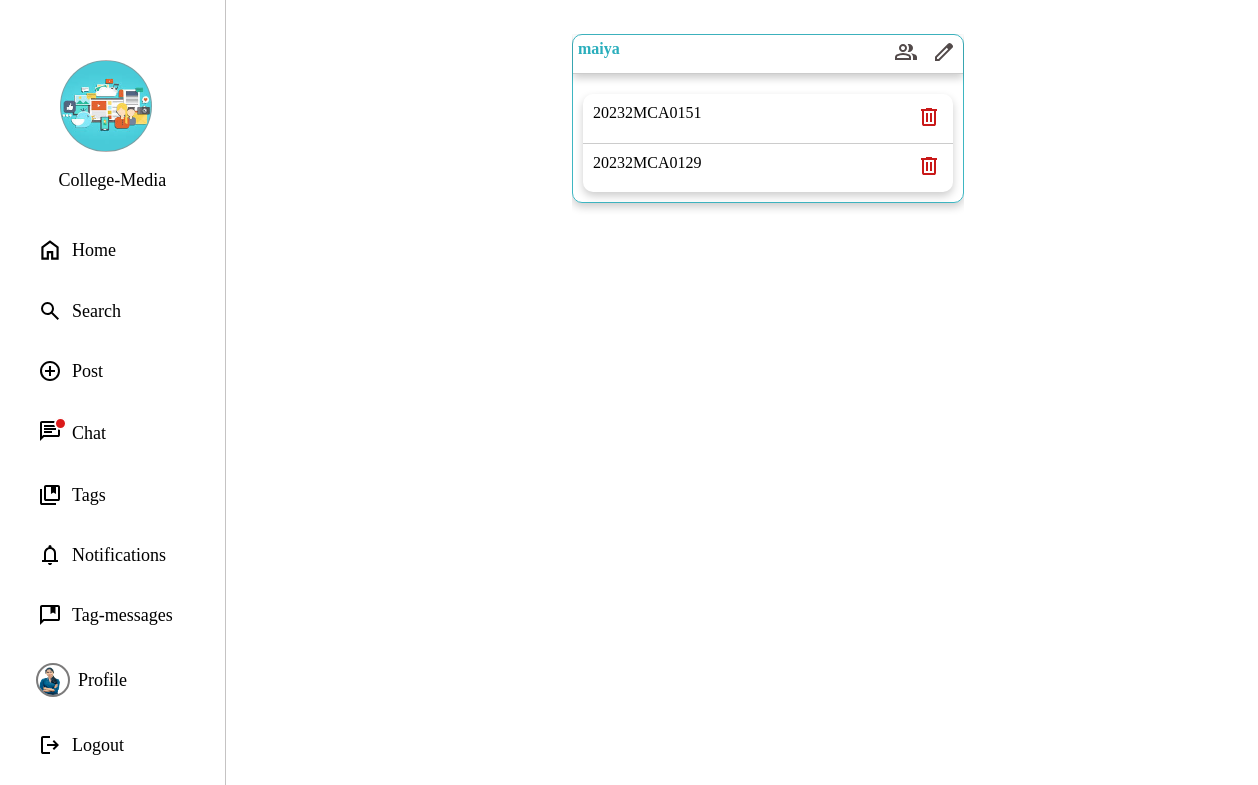
Before: /user_dash/tags (signed in) with the older database file.
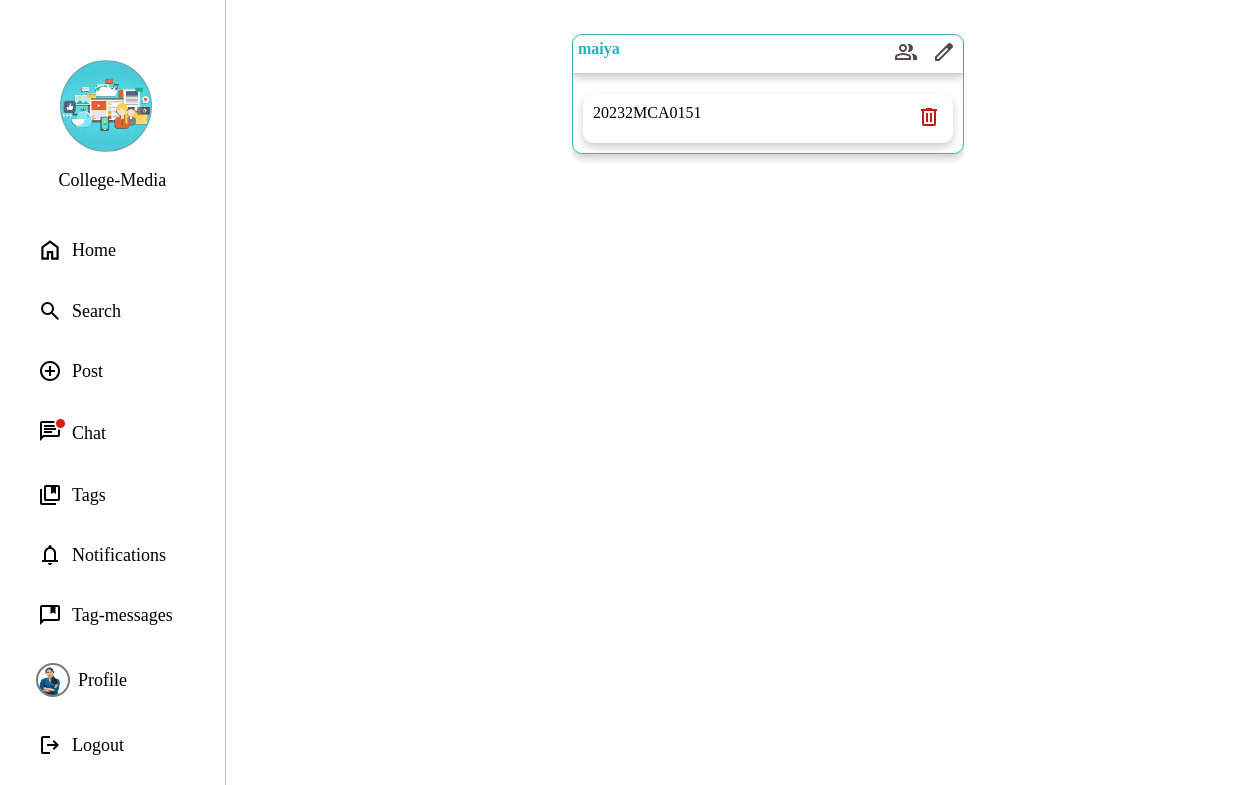
After: the same page with the newer database file.
### user_app/models.py (models this page shows)
class Tag(models.Model):
    tag_given_by=models.ForeignKey(Student,on_delete=models.CASCADE,related_name='tags_given')
    tag_person=models.ForeignKey(Student,on_delete=models.CASCADE,related_name='tags_received')
    tag=models.CharField(max_length=20,blank=True)
    universal=models.BooleanField(default=False)
    def __str__(self):
        return '{}-{}'.format(self.tag,self.tag_person)

### staff_app/models.py (models this page shows)
class Student(models.Model):
    user = models.OneToOneField(CoustomUser, on_delete=models.CASCADE)
    roll_number = models.CharField(max_length=15, unique=True)
    email = models.EmailField(unique=True)
    name=models.CharField(max_length=30, blank=True)
    section=models.CharField(max_length=10, blank=True)
    school=models.CharField(max_length=100, blank=True)
    dob=models.CharField(max_length=20, blank=True)
    profile_image=models.ImageField(upload_to='profile_image/', blank=True, null=True)
    def __str__(self):
        return self.roll_number

### user_app/views.py (the view)
# urls.py: path("tags",views.tags,name="tags"),
def tags(request):
    roll_number=request.user
    roll_number=Student.objects.get(user=roll_number)
    tags=Tag.objects.filter(tag_given_by=roll_number)
    unique_tags = {}
    for tag in tags:
        if tag.tag not in unique_tags:
            unique_tags[tag.tag] = tag
    print("UNIQUE TAGS:",unique_tags)
    only_tags=[]
    for i in unique_tags:
        only_tags.append(i)
        print(only_tags)
    unique_tags_list = list(unique_tags.values())
    print(unique_tags_list)
    taged_persons=Tag.objects.filter(tag__in=only_tags )
    print("_________________________________________________")
    print("total persons",taged_persons)
    return render(request, 'user_pages/user_tags.html', {'tags': unique_tags_list,'taged_persons':taged_persons})

### staff_app/context_processors.py (called while the page is built)
def student_profile(request):
    if request.user.is_authenticated:
        try:
            student = Student.objects.get(user=request.user)
            return {'student_profile': student}
        except Student.DoesNotExist:
            return {}  # No Student instance found
    return {}

### templates/user_pages/user_tags.html (shortened to what this page needs)
{% extends "user_pages/base.html" %}
{% load static %}
{% block content %}
<div class="right">
  <div class="tag-cloud">
    {% for tag in tags %}
    <div class="tag-card">
      <div class="tag-head">
        <div class="tag-title">{{ tag.tag }}</div>
        <div class="button-action">
          <div class="group" id="tag-people" onclick="showTagPerson({{ tag.id }})"></div>
          <div class="edit" onclick="showEditField({{ tag.id }})"></div>
        </div>
      </div>
      <div class="tag-body-p" id="tag-person-{{ tag.id }}">
        {% for person in taged_persons%}
        {% if tag.tag == person.tag %}
        <div class="tagged-people-list">
          <div>{{ person.tag_person }}</div>
          <div class="delete-tag-person">
            <form method="post" action="{% url 'delete_person' person.id %}" style="display:inline;">
              <button type="submit" class="delete"><svg xmlns="http://www.w3.org/2000/svg" height="24px"
                  viewBox="0 -960 960 960" width="24px" fill="#EA3323">
                  <path
                    d="M280-120q-33 0-56.5-23.5T200-200v-520h-40v-80h200v-40h240v40h200v80h-40v520q0 33-23.5 56.5T680-120H280Zm400-600H280v520h400v-520ZM360-280h80v-360h-80v360Zm160 0h80v-360h-80v360ZM280-720v520-520Z" />
                </svg></button>
            </form>
          </div>
        </div>
        {% endif %}
        {% endfor %}
      </div>
    </div>
    {% endfor %}
  </div>
</div>
{% endblock content %}

Changed rows visible on the page:
removed Tag: tag_person "20232MCA0129", shown under "maiya"
